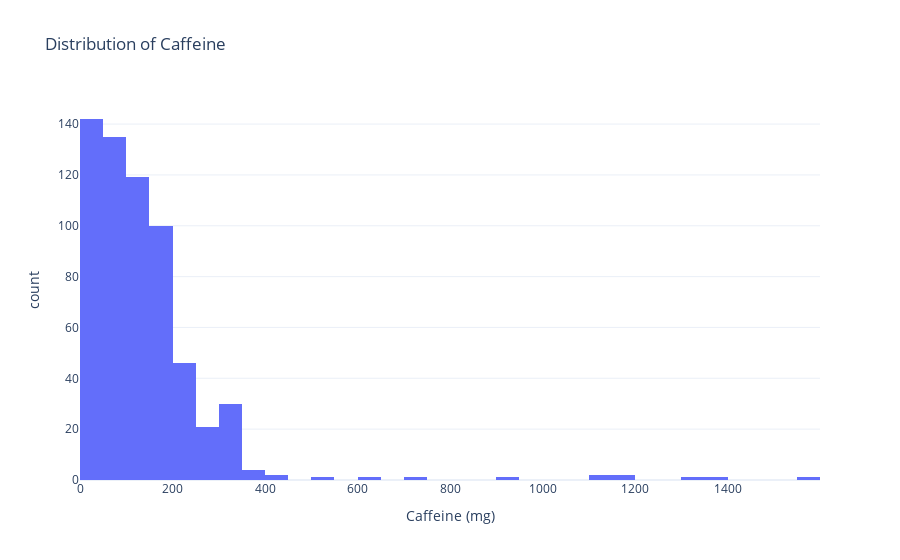

This figure's notebook cell:
### Markdown cell above
### Histogram - Caffeine (mg)

### Code cell
fig = px.histogram(caffeine, 
             x = 'Caffeine (mg)', 
             title='Distribution of Caffeine', 
             template='plotly_white')

fig.show()

### Figure 1 — Plotly figure (JSON) as saved in the notebook; plotly's stock layout.template omitted (floating-point values rounded to 4 significant figures; data arrays with more than 128 entries replaced by an {"elided": "..."} marker saying what was removed)
{"data": [{"alignmentgroup": "True", "bingroup": "x", "hovertemplate": "Caffeine (mg)=%{x}<br>count=%{y}<extra></extra>", "legendgroup": "", "marker": {"color": "#636efa", "pattern": {"shape": ""}}, "name": "", "offsetgroup": "", "orientation": "v", "showlegend": false, "type": "histogram", "x": {"elided": "610 int values"}, "xaxis": "x", "yaxis": "y"}], "layout": {"barmode": "relative", "legend": {"tracegroupgap": 0}, "title": {"text": "Distribution of Caffeine"}, "xaxis": {"anchor": "y", "domain": [0, 1], "title": {"text": "Caffeine (mg)"}}, "yaxis": {"anchor": "x", "domain": [0, 1], "title": {"text": "count"}}}}
